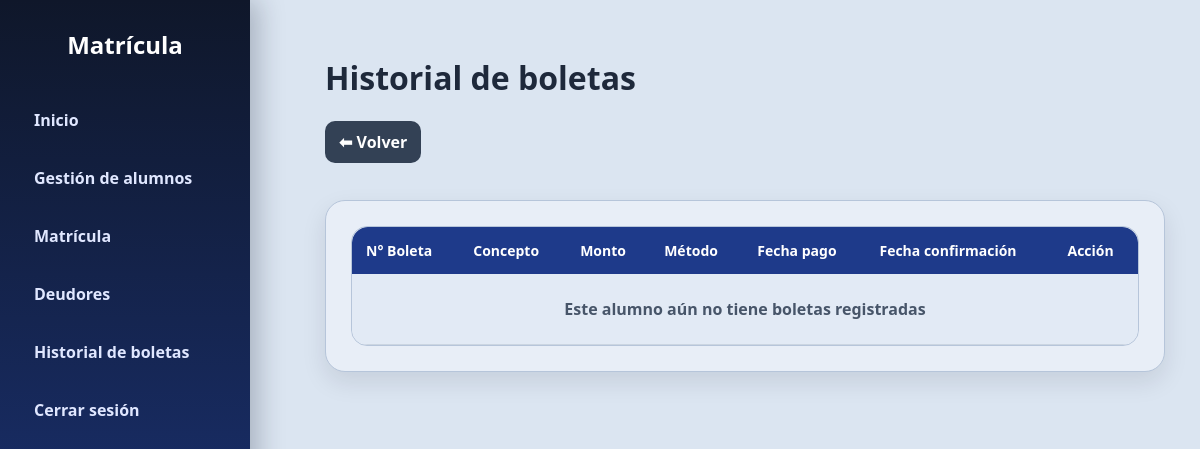
Before: /boletas_alumno/202 (signed in) with the older database file.
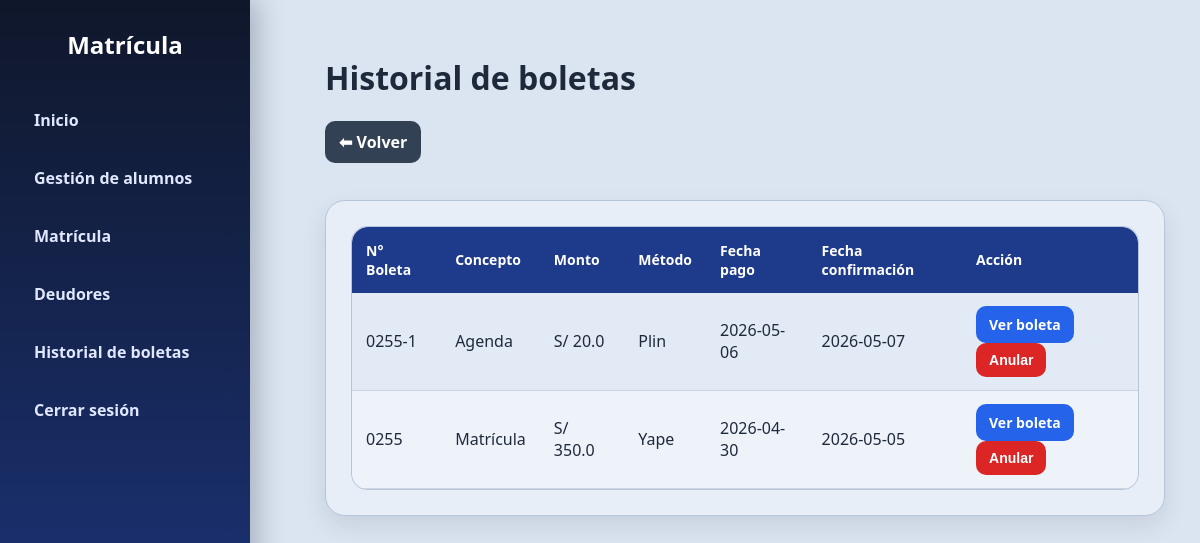
After: the same page with the newer database file.
### tables this page shows
CREATE TABLE boletas (
            id INTEGER PRIMARY KEY AUTOINCREMENT,
            alumno_id INTEGER,
            pago_id INTEGER,
            concepto TEXT,
            monto_recibido REAL,
            metodo_pago TEXT,
            fecha_pago_real TEXT,
            fecha_confirmacion TEXT,
            fecha_registro TEXT,
            observacion TEXT
        , numero_boleta TEXT);

### app.py (the view)
@app.route("/boletas_alumno/<int:alumno_id>")
def boletas_alumno(alumno_id):
    if "user" not in session:
        return redirect("/")
    conn = get_db()
    cur = conn.cursor()
    cur.execute("""
        SELECT id, nombres, apellidos, grado, seccion
        FROM alumnos
        WHERE id=?
    """, (alumno_id,))
    alumno = cur.fetchone()
    cur.execute("""
        SELECT
            id,
            numero_boleta,
            concepto,
            monto_recibido,
            metodo_pago,
            fecha_pago_real,
            fecha_confirmacion
        FROM boletas
        WHERE alumno_id=?
        ORDER BY id DESC
    """, (alumno_id,))
    boletas = cur.fetchall()
    conn.close()
    return render_template(
        "boletas_alumno.html",
        alumno=alumno,
        boletas=boletas
    )

### app.py (called while the page is built)
def get_db():
    return sqlite3.connect("colegio.db")

@app.context_processor
def injectar_usuario():
    return {
        "usuario_actual": session.get("user"),
        "rol_actual": session.get("rol")
    }

### templates/boletas_alumno.html (shortened to what this page needs)
<!DOCTYPE html>
<html lang="es">
<head>
<link rel="stylesheet" href="/static/style.css">
</head>
<body>
<div class="sidebar">
    <h2>Matrícula</h2>
    <a href="/dashboard">Inicio</a>
    <a href="/alumnos">Gestión de alumnos</a>
    <a href="/matricula">Matrícula</a>
    <a href="/deudores">Deudores</a>
    <a href="/boletas">Historial de boletas</a>
    <a href="/logout">Cerrar sesión</a>
</div>
<div class="content">
<h1>Historial de boletas</h1>
<a class="btn-volver" href="/boletas">⬅ Volver</a>
<br><br>
<div class="card">
<div class="table-container">
<table>
<tr>
    <th>N° Boleta</th>
    <th>Concepto</th>
    <th>Monto</th>
    <th>Método</th>
    <th>Fecha pago</th>
    <th>Fecha confirmación</th>
    <th>Acción</th>
</tr>
{% for b in boletas %}
<tr>
    <td>{{ b[1] }}</td>
    <td>{{ b[2] }}</td>
    <td>S/ {{ b[3] }}</td>
    <td>{{ b[4] }}</td>
    <td>{{ b[5] }}</td>
    <td>{{ b[6] }}</td>
    <td>
        <a class="btn btn-primary" href="/boleta/{{ b[0] }}">Ver boleta</a>
        <form method="POST"
              action="/anular_boleta/{{ b[0] }}"
              style="display:inline;"
              onsubmit="return confirm('¿Seguro que deseas anular esta boleta? El monto volverá a deuda pendiente.');">
            <button type="submit" class="btn btn-danger">
                Anular
            </button>
        </form>
    </td>
</tr>
{% else %}
<tr>
    <td class="vacio" colspan="7">Este alumno aún no tiene boletas registradas</td>
</tr>
{% endfor %}
</table>
</div>
</div>
</div>
</body>
</html>

### static/style.css (style rules this page uses)
* { box-sizing: border-box; }
body { margin: 0; font-family: 'Segoe UI', Arial, sans-serif; background: #dbe5f1; color: #1e293b; }
.sidebar { width: 250px; height: 100vh; background: linear-gradient(180deg, #0f172a, #1e3a8a); color: white; position: fixed; padding: 28px 20px; box-shadow: 8px 0 25px rgba(15, 23, 42, 0.25); }
.sidebar h2 { margin: 0 0 35px; font-size: 24px; text-align: center; }
.sidebar a { display: block; color: #e0e7ff; text-decoration: none; padding: 13px 14px; margin-bottom: 10px; border-radius: 12px; font-weight: 600; transition: 0.2s; }
.content { margin-left: 290px; padding: 35px; }
.card { background: #e8eef7; padding: 25px; border-radius: 20px; margin-bottom: 25px; box-shadow: 0 10px 25px rgba(15, 23, 42, 0.10); border: 1px solid #b6c5da; }
button { background: #1e3a8a; color: white; border: none; padding: 11px 16px; border-radius: 12px; cursor: pointer; font-weight: 700; transition: 0.2s; }
.btn { padding: 9px 13px; border-radius: 10px; text-decoration: none; color: white; font-size: 14px; display: inline-block; font-weight: 700; transition: 0.2s; }
.btn-primary { background: #2563eb; }
.btn-volver { display: inline-block; margin-bottom: 15px; text-decoration: none; color: white; font-weight: 800; background: #334155; padding: 10px 14px; border-radius: 10px; }
.table-container { overflow-x: auto; border-radius: 16px; border: 1px solid #b6c5da; }
table { width: 100%; border-collapse: collapse; overflow: hidden; border-radius: 16px; }
th { background: #1e3a8a; color: white; padding: 14px; text-align: left; font-size: 14px; }
td { padding: 13px 14px; border-bottom: 1px solid #cbd5e1; background: #eef3fa; }
tr:nth-child(even) td { background: #e2eaf5; }
.btn-danger { background: #dc2626; color: white; padding: 9px 13px; border-radius: 10px; text-decoration: none; font-size: 14px; display: inline-block; font-weight: 700; transition: 0.2s; }

Changed rows visible on the page:
added boletas: numero_boleta "0255-1", concepto "Agenda", monto_recibido "20.0", metodo_pago "Plin", fecha_pago_real "2026-05-06", fecha_confirmacion "2026-05-07"
added boletas: numero_boleta "0255", concepto "Matrícula", monto_recibido "350.0", metodo_pago "Yape", fecha_pago_real "2026-04-30", fecha_confirmacion "2026-05-05"
Other visible differences:
text no longer shown: "Este alumno aún no tiene boletas registradas"
